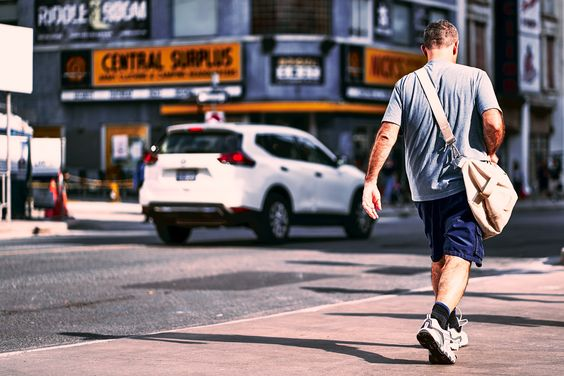
#> input picture object_detect_example.jpg, 564 x 376 px
$ python find_shapes.py --image object_detect_example.jpg
#> lines starting #> are read from the running program, lines starting #| are printed output that depends on the picture; after the words box and inside, x2 and y2 are one past the last pixel; in counts of white or black regions, pixels touching at a corner belong together
import numpy as np
import argparse
import imutils
import cv2

ap = argparse.ArgumentParser()
ap.add_argument("-i", "--image", required=True, help = "path to the image file")
args = vars(ap.parse_args())

image = cv2.imread(args["image"])
#> image is the input picture: shape (376, 564, 3); mean B, G, R 116.2, 113.6, 125.6

# our goal : detect the black shapes in the image

lower = np.array([0,0,0])
upper = np.array([15,15,15])
shape_mask = cv2.inRange(image, lower, upper)
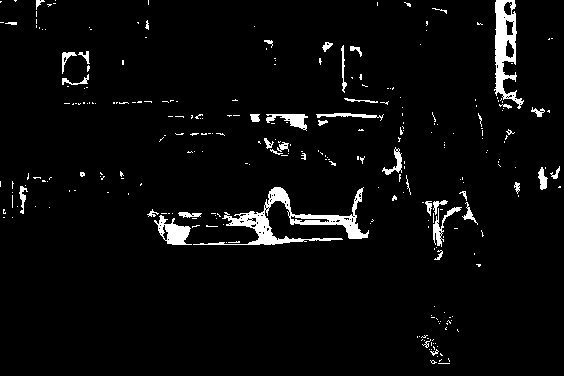
#> shape_mask: shape (376, 564); 3.9% white; 283 white regions (239 under 20 px)

# cv2.imshow("shape_mask", shape_mask)
# cv2.waitKey(0)

cnts = cv2.findContours(shape_mask.copy(), cv2.RETR_EXTERNAL
                        , cv2.CHAIN_APPROX_SIMPLE)
#> cnts = 283 contours, 255 with area under 20; largest, box (x1, y1, x2, y2) and area: (193, 187, 369, 245) 2131, (494, 0, 524, 109) 1541, (154, 215, 192, 245) 532, (266, 114, 308, 131) 264, (433, 207, 462, 247) 194
cnts = imutils.grab_contours(cnts)

for c in cnts:
    cv2.drawContours(image, [c], -1, (0,255,0), 2)
    cv2.imshow("image", image)
    cv2.waitKey(0)
#> this loop made 283 passes
#> c on passes 1, 3, 5: [[438, 363], [449, 363]], [[441, 359], [440, 360], [439, 360], [439, 361]], [[437, 356]]
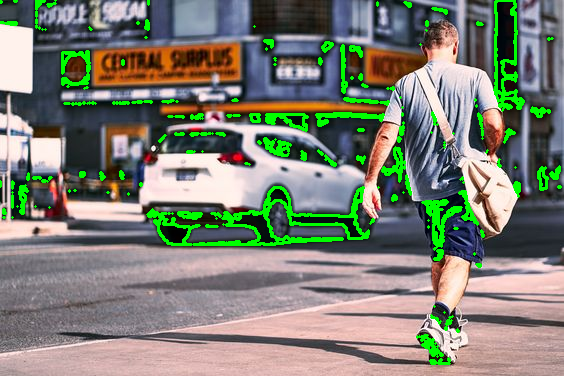
#> image: shape (376, 564, 3); 5.87% of pixels changed, all inside (x1, y1, x2, y2) = (0, 0, 562, 365)

# cv2.putText(image, "Found {} shapes".format(len(cnts)), (20, 10), cv2.FONT_HERSHEY_SIMPLEX, 0.5, (0,255,0), 2)
# cv2.waitKey(0)

$ run again, on finding_shapes_example.png
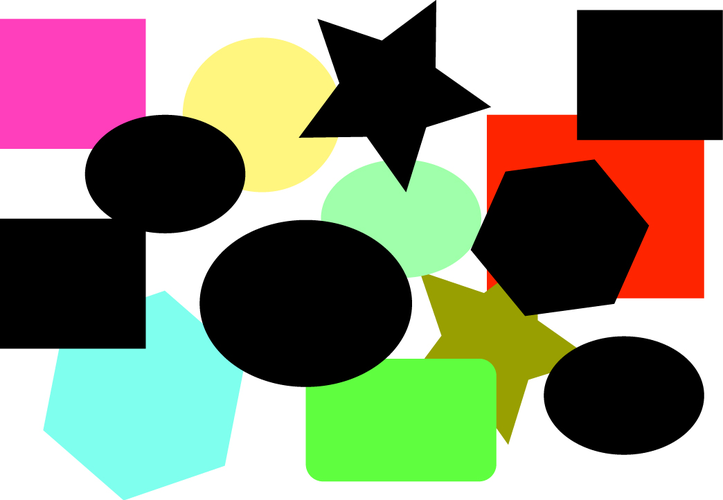
#> input picture finding_shapes_example.png, 723 x 500 px
#> image is the input picture: shape (500, 723, 3); mean B, G, R 118.3, 139.1, 137.9
#> `shape_mask = cv2.inRange(image, lower, upper)`:
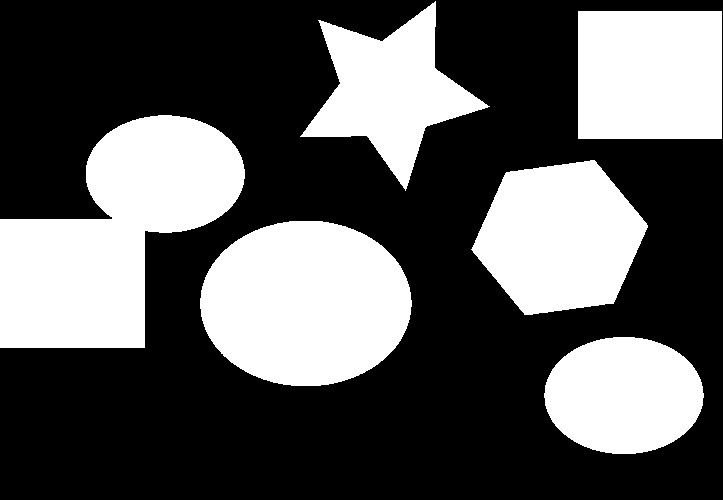
#> shape_mask: shape (500, 723); 35.5% white; 6 white regions
#> cnts = 6 contours; box (x1, y1, x2, y2) and area: (0, 115, 245, 348) 32758, (200, 221, 412, 386) 27288, (471, 160, 648, 315) 19190, (578, 11, 722, 139) 18161, (300, 1, 490, 191) 14771, (544, 337, 704, 454) 14502
#> the loop `for c in cnts:` made 6 passes
#> c on pass 5: [[578, 11], [578, 138], [721, 138], [721, 11]]
#> after the loop `for c in cnts:`:
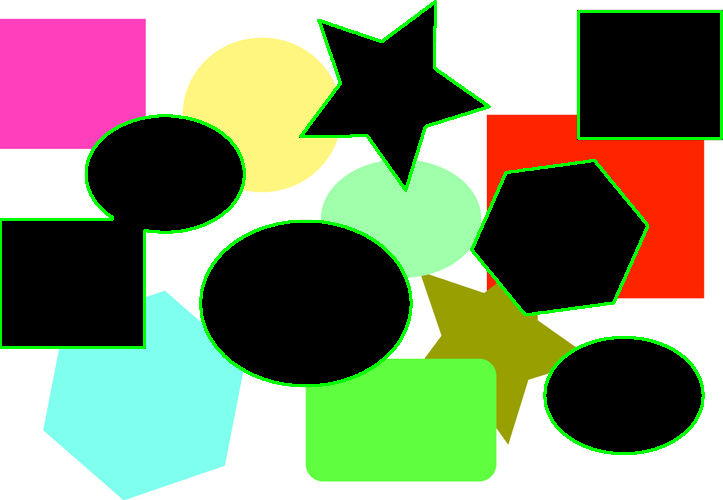
#> image: shape (500, 723, 3); 3.3% of pixels changed, all inside (x1, y1, x2, y2) = (0, 0, 723, 455)
